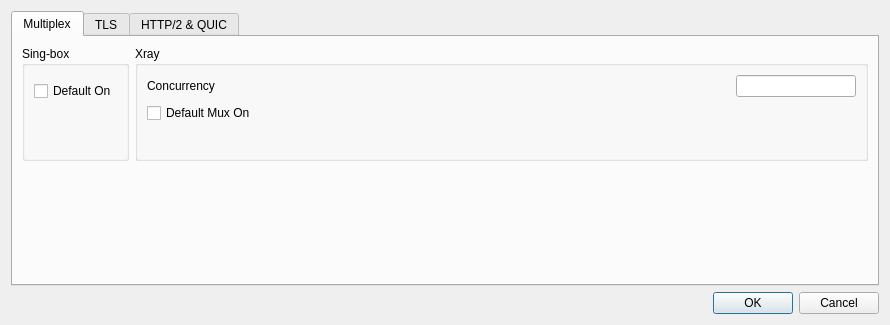
<?xml version="1.0" encoding="UTF-8"?>
<ui version="4.0">
 <class>DialogPresetSettings</class>
 <widget class="QDialog" name="DialogPresetSettings">
  <property name="geometry">
   <rect>
    <x>0</x>
    <y>0</y>
    <width>890</width>
    <height>310</height>
   </rect>
  </property>
  <property name="windowTitle">
   <string>Preset Settings</string>
  </property>
  <layout class="QVBoxLayout" name="verticalLayout">
   <item>
    <widget class="QTabWidget" name="tabWidget">
     <property name="tabShape">
      <enum>QTabWidget::TabShape::Rounded</enum>
     </property>
     <property name="currentIndex">
      <number>0</number>
     </property>
     <widget class="QWidget" name="tab_mux">
      <attribute name="title">
       <string>Multiplex</string>
      </attribute>
      <layout class="QVBoxLayout" name="verticalLayout_mux">
       <item>
        <layout class="QHBoxLayout" name="horizontalLayout_mux">
         <item>
          <widget class="QGroupBox" name="mux_singbox_box">
           <property name="title">
            <string notr="true">Sing-box</string>
           </property>
           <layout class="QVBoxLayout" name="verticalLayout_mux_singbox">
            <item>
             <widget class="MuxSettingsWidget" name="mux_singbox" native="true"/>
            </item>
            <item>
             <widget class="QCheckBox" name="mux_default_on">
              <property name="text">
               <string>Default On</string>
              </property>
             </widget>
            </item>
            <item>
             <spacer name="verticalSpacer_mux_singbox">
              <property name="orientation">
               <enum>Qt::Orientation::Vertical</enum>
              </property>
              <property name="sizeHint" stdset="0">
               <size>
                <width>20</width>
                <height>0</height>
               </size>
              </property>
             </spacer>
            </item>
           </layout>
          </widget>
         </item>
         <item>
          <widget class="QGroupBox" name="mux_xray_box">
           <property name="title">
            <string notr="true">Xray</string>
           </property>
           <layout class="QGridLayout" name="gridLayout_mux_xray">
            <item row="0" column="0">
             <widget class="QLabel" name="xray_mux_concurrency_l">
              <property name="text">
               <string>Concurrency</string>
              </property>
             </widget>
            </item>
            <item row="0" column="1">
             <widget class="QLineEdit" name="xray_mux_concurrency">
              <property name="maximumSize">
               <size>
                <width>120</width>
                <height>16777215</height>
               </size>
              </property>
             </widget>
            </item>
            <item row="1" column="0" colspan="2">
             <widget class="QCheckBox" name="xray_default_mux">
              <property name="text">
               <string>Default Mux On</string>
              </property>
             </widget>
            </item>
            <item row="2" column="0">
             <spacer name="verticalSpacer_mux_xray">
              <property name="orientation">
               <enum>Qt::Orientation::Vertical</enum>
              </property>
              <property name="sizeHint" stdset="0">
               <size>
                <width>20</width>
                <height>0</height>
               </size>
              </property>
             </spacer>
            </item>
           </layout>
          </widget>
         </item>
        </layout>
       </item>
       <item>
        <spacer name="verticalSpacer_mux">
         <property name="orientation">
          <enum>Qt::Orientation::Vertical</enum>
         </property>
         <property name="sizeHint" stdset="0">
          <size>
           <width>20</width>
           <height>0</height>
          </size>
         </property>
        </spacer>
       </item>
      </layout>
     </widget>
     <widget class="QWidget" name="tab_tls">
      <attribute name="title">
       <string notr="true">TLS</string>
      </attribute>
      <layout class="QVBoxLayout" name="verticalLayout_tls">
       <item>
        <widget class="QGroupBox" name="tls_fragment_box">
         <property name="title">
          <string>TLS Fragment</string>
         </property>
         <layout class="QGridLayout" name="gridLayout_tls_fragment">
          <item row="0" column="0">
           <widget class="QLabel" name="fragment_implementation_l">
            <property name="text">
             <string>Implementation</string>
            </property>
           </widget>
          </item>
          <item row="0" column="1">
           <widget class="QComboBox" name="fragment_implementation">
            <property name="toolTip">
             <string>&lt;html&gt;&lt;head/&gt;&lt;body&gt;&lt;p&gt;Which TLS fragmentation implementation profiles use: built-in (sing-box tls.fragment) or custom (Hiddify dialer-level ClientHello fragmentation).&lt;/p&gt;&lt;/body&gt;&lt;/html&gt;</string>
            </property>
           </widget>
          </item>
          <item row="0" column="2">
           <widget class="QLabel" name="fragment_size_l">
            <property name="text">
             <string>Size</string>
            </property>
           </widget>
          </item>
          <item row="0" column="3">
           <widget class="QLineEdit" name="fragment_size">
            <property name="maximumSize">
             <size>
              <width>80</width>
              <height>16777215</height>
             </size>
            </property>
            <property name="toolTip">
             <string>&lt;html&gt;&lt;head/&gt;&lt;body&gt;&lt;p&gt;Custom implementation only: bytes per ClientHello fragment, as a range min-max (e.g. 10-100).&lt;/p&gt;&lt;/body&gt;&lt;/html&gt;</string>
            </property>
           </widget>
          </item>
          <item row="0" column="4">
           <widget class="QLabel" name="fragment_sleep_l">
            <property name="text">
             <string>Sleep</string>
            </property>
           </widget>
          </item>
          <item row="0" column="5">
           <widget class="QLineEdit" name="fragment_sleep">
            <property name="maximumSize">
             <size>
              <width>80</width>
              <height>16777215</height>
             </size>
            </property>
            <property name="toolTip">
             <string>&lt;html&gt;&lt;head/&gt;&lt;body&gt;&lt;p&gt;Custom implementation only: milliseconds to sleep between fragment bursts, as a range min-max (e.g. 2-5).&lt;/p&gt;&lt;/body&gt;&lt;/html&gt;</string>
            </property>
           </widget>
          </item>
          <item row="1" column="0" colspan="6">
           <widget class="QCheckBox" name="fragment_default_on">
            <property name="toolTip">
             <string>&lt;html&gt;&lt;head/&gt;&lt;body&gt;&lt;p&gt;Fragment profiles whose Fragment setting is left on &amp;quot;Keep Default&amp;quot;.&lt;/p&gt;&lt;/body&gt;&lt;/html&gt;</string>
            </property>
            <property name="text">
             <string>Default On</string>
            </property>
           </widget>
          </item>
         </layout>
        </widget>
       </item>
       <item>
        <layout class="QHBoxLayout" name="horizontalLayout_tls">
         <item>
          <widget class="QGroupBox" name="tls_tricks_box">
           <property name="title">
            <string>TLS Tricks</string>
           </property>
           <layout class="QVBoxLayout" name="verticalLayout_tls_tricks">
            <item>
             <widget class="QCheckBox" name="tls_tricks_default_on">
              <property name="toolTip">
               <string>&lt;html&gt;&lt;head/&gt;&lt;body&gt;&lt;p&gt;Enable mixed-case SNI for profiles whose TLS Tricks setting is left on &amp;quot;Keep Default&amp;quot;.&lt;/p&gt;&lt;/body&gt;&lt;/html&gt;</string>
              </property>
              <property name="text">
               <string>Default On</string>
              </property>
             </widget>
            </item>
           </layout>
          </widget>
         </item>
         <item>
          <widget class="QGroupBox" name="utls_box">
           <property name="title">
            <string notr="true">uTLS</string>
           </property>
           <layout class="QHBoxLayout" name="horizontalLayout_utls">
            <item>
             <widget class="QLabel" name="utlsFingerprint_l">
              <property name="text">
               <string>Default Fingerprint</string>
              </property>
             </widget>
            </item>
            <item>
             <widget class="QComboBox" name="utlsFingerprint">
              <property name="editable">
               <bool>true</bool>
              </property>
             </widget>
            </item>
           </layout>
          </widget>
         </item>
        </layout>
       </item>
       <item>
        <widget class="QGroupBox" name="tls_spoof_box">
         <property name="title">
          <string>TLS Spoof</string>
         </property>
         <layout class="QHBoxLayout" name="horizontalLayout_tls_spoof">
          <item>
           <widget class="QLabel" name="tls_spoof_l">
            <property name="toolTip">
             <string>&lt;html&gt;&lt;head/&gt;&lt;body&gt;&lt;p&gt;Inject a forged TLS ClientHello carrying this SNI before the real one, to pass SNI filtering that allows specific hostnames. Profiles that set their own Spoof SNI override this one.&lt;/p&gt;&lt;p&gt;Client only. Requires elevated privileges (root on macOS, CAP_NET_RAW and CAP_NET_ADMIN on Linux, Administrator on Windows for the WinDivert driver). Not supported on Windows ARM64. &amp;quot;wrong-timestamp&amp;quot; is not supported on macOS.&lt;/p&gt;&lt;/body&gt;&lt;/html&gt;</string>
            </property>
            <property name="text">
             <string>Spoof SNI</string>
            </property>
           </widget>
          </item>
          <item>
           <widget class="QLineEdit" name="tls_spoof">
            <property name="maximumSize">
             <size>
              <width>160</width>
              <height>16777215</height>
             </size>
            </property>
            <property name="placeholderText">
             <string>Allowed SNI to forge</string>
            </property>
           </widget>
          </item>
          <item>
           <widget class="QLabel" name="tls_spoof_method_l">
            <property name="text">
             <string>Method</string>
            </property>
           </widget>
          </item>
          <item>
           <widget class="QComboBox" name="tls_spoof_method">
            <property name="toolTip">
             <string>&lt;html&gt;&lt;head/&gt;&lt;body&gt;&lt;p&gt;How the forged ClientHello is made invalid for the server, so only the filter acts on it. Empty keeps the core's default.&lt;/p&gt;&lt;/body&gt;&lt;/html&gt;</string>
            </property>
           </widget>
          </item>
          <item>
           <widget class="QCheckBox" name="tls_spoof_default_on">
            <property name="toolTip">
             <string>&lt;html&gt;&lt;head/&gt;&lt;body&gt;&lt;p&gt;Spoof profiles whose TLS Spoof setting is left on &amp;quot;Keep Default&amp;quot;.&lt;/p&gt;&lt;/body&gt;&lt;/html&gt;</string>
            </property>
            <property name="text">
             <string>Default On</string>
            </property>
           </widget>
          </item>
          <item>
           <spacer name="horizontalSpacer_tls_spoof">
            <property name="orientation">
             <enum>Qt::Orientation::Horizontal</enum>
            </property>
            <property name="sizeHint" stdset="0">
             <size>
              <width>0</width>
              <height>20</height>
             </size>
            </property>
           </spacer>
          </item>
         </layout>
        </widget>
       </item>
       <item>
        <spacer name="verticalSpacer_tls">
         <property name="orientation">
          <enum>Qt::Orientation::Vertical</enum>
         </property>
         <property name="sizeHint" stdset="0">
          <size>
           <width>20</width>
           <height>0</height>
          </size>
         </property>
        </spacer>
       </item>
      </layout>
     </widget>
     <widget class="QWidget" name="tab_h2_quic">
      <attribute name="title">
       <string>HTTP/2 &amp;&amp; QUIC</string>
      </attribute>
      <layout class="QVBoxLayout" name="verticalLayout_h2_quic">
       <item>
        <widget class="QLabel" name="h2_note">
         <property name="text">
          <string>HTTP/2 parameters also apply to Hysteria, Hysteria2 and TUIC. Empty keeps the core's default.</string>
         </property>
         <property name="wordWrap">
          <bool>true</bool>
         </property>
        </widget>
       </item>
       <item>
        <widget class="QGroupBox" name="h2_box">
         <property name="title">
          <string>HTTP/2 Parameters</string>
         </property>
         <layout class="QGridLayout" name="gridLayout_h2">
          <item row="0" column="0">
           <widget class="QLabel" name="h2_idle_timeout_l">
            <property name="text">
             <string>Idle Timeout</string>
            </property>
           </widget>
          </item>
          <item row="0" column="1">
           <widget class="QLineEdit" name="h2_idle_timeout">
            <property name="maximumSize">
             <size>
              <width>120</width>
              <height>16777215</height>
             </size>
            </property>
            <property name="placeholderText">
             <string notr="true">30s</string>
            </property>
           </widget>
          </item>
          <item row="0" column="2">
           <widget class="QLabel" name="h2_keep_alive_period_l">
            <property name="text">
             <string>Keep Alive Period</string>
            </property>
           </widget>
          </item>
          <item row="0" column="3">
           <widget class="QLineEdit" name="h2_keep_alive_period">
            <property name="maximumSize">
             <size>
              <width>120</width>
              <height>16777215</height>
             </size>
            </property>
            <property name="placeholderText">
             <string notr="true">15s</string>
            </property>
           </widget>
          </item>
          <item row="1" column="0">
           <widget class="QLabel" name="h2_stream_receive_window_l">
            <property name="text">
             <string>Stream Receive Window</string>
            </property>
           </widget>
          </item>
          <item row="1" column="1">
           <widget class="QLineEdit" name="h2_stream_receive_window">
            <property name="maximumSize">
             <size>
              <width>120</width>
              <height>16777215</height>
             </size>
            </property>
            <property name="placeholderText">
             <string notr="true">8 MB</string>
            </property>
           </widget>
          </item>
          <item row="1" column="2">
           <widget class="QLabel" name="h2_connection_receive_window_l">
            <property name="text">
             <string>Connection Receive Window</string>
            </property>
           </widget>
          </item>
          <item row="1" column="3">
           <widget class="QLineEdit" name="h2_connection_receive_window">
            <property name="maximumSize">
             <size>
              <width>120</width>
              <height>16777215</height>
             </size>
            </property>
            <property name="placeholderText">
             <string notr="true">64 MB</string>
            </property>
           </widget>
          </item>
          <item row="2" column="0">
           <widget class="QLabel" name="h2_max_concurrent_streams_l">
            <property name="text">
             <string>Max Concurrent Streams</string>
            </property>
           </widget>
          </item>
          <item row="2" column="1">
           <widget class="QLineEdit" name="h2_max_concurrent_streams">
            <property name="maximumSize">
             <size>
              <width>120</width>
              <height>16777215</height>
             </size>
            </property>
           </widget>
          </item>
         </layout>
        </widget>
       </item>
       <item>
        <widget class="QGroupBox" name="quic_box">
         <property name="title">
          <string>QUIC Parameters</string>
         </property>
         <layout class="QGridLayout" name="gridLayout_quic">
          <item row="0" column="0">
           <widget class="QLabel" name="quic_initial_packet_size_l">
            <property name="text">
             <string>Initial Packet Size</string>
            </property>
           </widget>
          </item>
          <item row="0" column="1">
           <widget class="QLineEdit" name="quic_initial_packet_size">
            <property name="maximumSize">
             <size>
              <width>120</width>
              <height>16777215</height>
             </size>
            </property>
           </widget>
          </item>
          <item row="0" column="2">
           <widget class="QCheckBox" name="quic_disable_path_mtu_discovery">
            <property name="text">
             <string>Disable Path MTU Discovery</string>
            </property>
           </widget>
          </item>
         </layout>
        </widget>
       </item>
       <item>
        <spacer name="verticalSpacer_h2_quic">
         <property name="orientation">
          <enum>Qt::Orientation::Vertical</enum>
         </property>
         <property name="sizeHint" stdset="0">
          <size>
           <width>20</width>
           <height>0</height>
          </size>
         </property>
        </spacer>
       </item>
      </layout>
     </widget>
    </widget>
   </item>
   <item>
    <widget class="QDialogButtonBox" name="buttonBox">
     <property name="orientation">
      <enum>Qt::Orientation::Horizontal</enum>
     </property>
     <property name="standardButtons">
      <set>QDialogButtonBox::StandardButton::Cancel|QDialogButtonBox::StandardButton::Ok</set>
     </property>
    </widget>
   </item>
  </layout>
 </widget>
 <customwidgets>
  <customwidget>
   <class>MuxSettingsWidget</class>
   <extends>QWidget</extends>
   <header>include/ui/widget/MuxSettingsWidget.h</header>
  </customwidget>
 </customwidgets>
 <resources/>
 <connections>
  <connection>
   <sender>buttonBox</sender>
   <signal>accepted()</signal>
   <receiver>DialogPresetSettings</receiver>
   <slot>accept()</slot>
   <hints>
    <hint type="sourcelabel">
     <x>248</x>
     <y>254</y>
    </hint>
    <hint type="destinationlabel">
     <x>157</x>
     <y>274</y>
    </hint>
   </hints>
  </connection>
  <connection>
   <sender>buttonBox</sender>
   <signal>rejected()</signal>
   <receiver>DialogPresetSettings</receiver>
   <slot>reject()</slot>
   <hints>
    <hint type="sourcelabel">
     <x>316</x>
     <y>260</y>
    </hint>
    <hint type="destinationlabel">
     <x>286</x>
     <y>274</y>
    </hint>
   </hints>
  </connection>
 </connections>
</ui>
